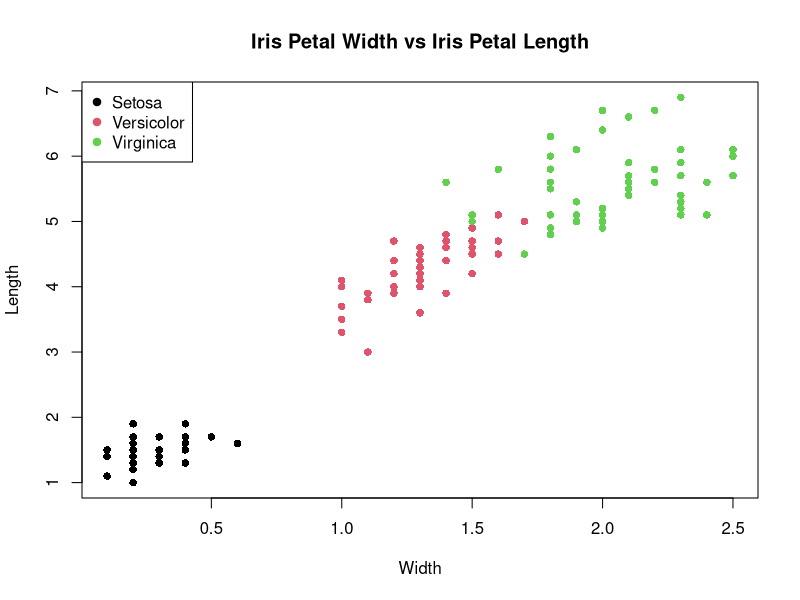

Here is the R script that generated this plot:
# Question 1, plotting Iris dataset
plot(iris$Petal.Width, iris$Petal.Length, 
     xlab = "Width", 
     ylab = "Length",
     pch = 16,
     col = iris$Species)

identify(iris$Petal.Width, iris$Petal.Length, labels = iris$Species)

title("Iris Petal Width vs Iris Petal Length")
legend("topleft", legend=c("Setosa", "Versicolor", "Virginica"), col=c(1,2,3), pch=19)

